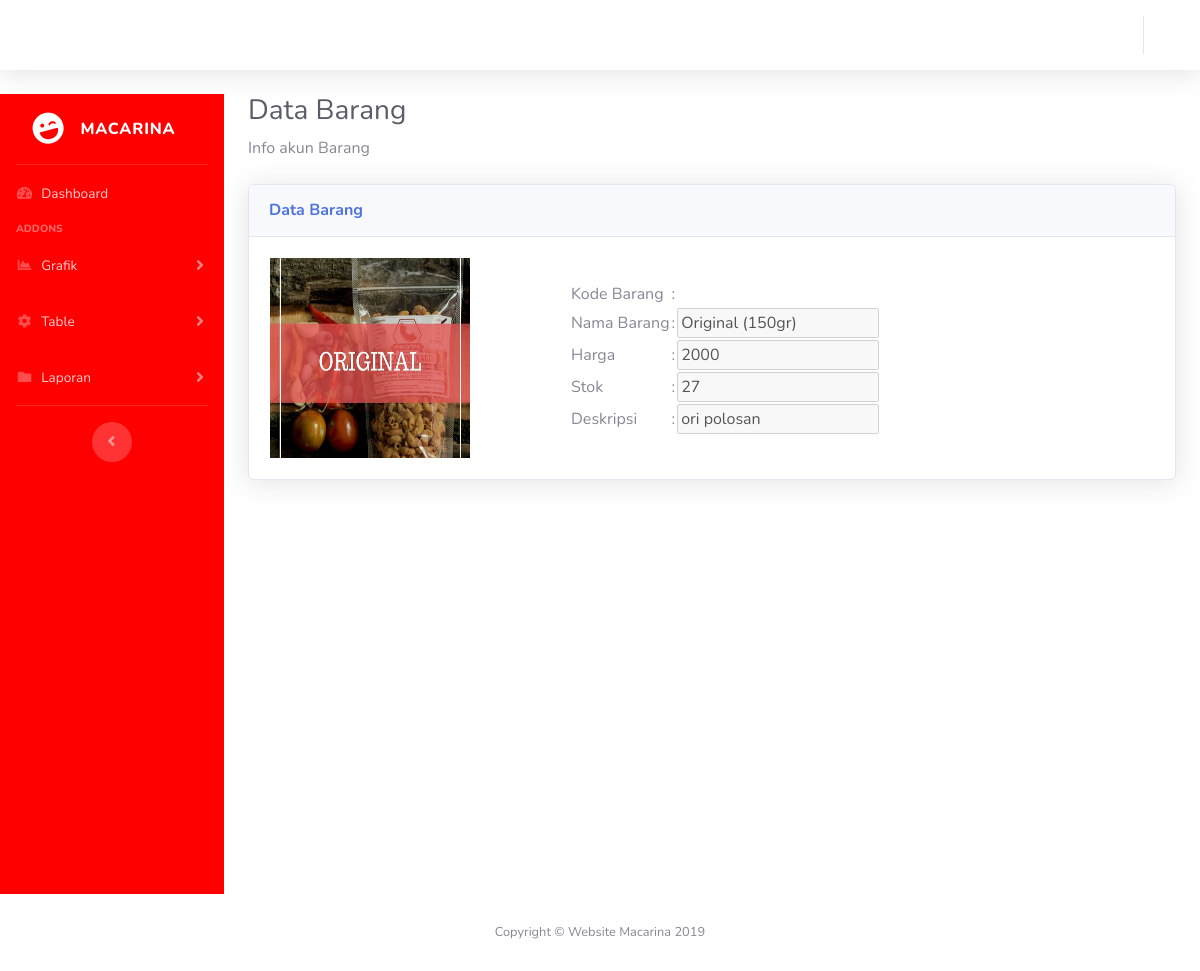
Screenshot of /admin/barang/detailBarang.php?txt_idbrg=2 with the database file from the repository.
### tables this page shows
CREATE TABLE `barang` (
  `kd_barang` int(11) NOT NULL,
  `nama_barang` varchar(50) NOT NULL,
  `harga` int(11) NOT NULL,
  `stok` int(11) NOT NULL,
  `gambar_brg` varchar(25) NOT NULL,
  `deskripsi` varchar(20) NOT NULL
);

### admin/barang/detailBarang.php (the view, shortened to what this page needs)
<!DOCTYPE html>
<html lang="en">
<head>
  <link href="../vendor/fontawesome-free/css/all.min.css" rel="stylesheet" type="text/css">
  <link href="../css/sb-admin-2.min.css" rel="stylesheet">
  <link href="../vendor/datatables/dataTables.bootstrap4.min.css" rel="stylesheet">
</head>
<?php
include_once "../topNavbar.php";
?>
  <div id="wrapper">
  <?php
include_once "../config/side.php";
?>
        <div class="container-fluid">
          <h1 class="h3 mb-2 text-gray-800">Data Barang</h1>
          <p class="mb-4">Info akun Barang</p>
          <div class="card shadow mb-4">
            <div class="card-header py-3">
              <h6 class="m-0 font-weight-bold text-primary">Data Barang</h6>
            </div>
            <div class="card-body">
            <?php
            include "../config/config.php";
            $id = $_GET['txt_idbrg'];
            $query_mysql = mysqli_query($koneksi,"SELECT barang.* , barang.kd_barang
            FROM barang
              WHERE barang.kd_barang = $id");
            while($data = mysqli_fetch_array($query_mysql)){
          ?>
            <form method ="POST" action="">
            <table>
              <tr>
              <td width ="300"><?php echo "<img src='../img/barang/".$data['gambar_brg']."' width='200px' height='200px'/>" ?></td>
              <td>
              <table border="0">
                    <tr>
                        <td>Kode Barang</td>
                        <td>:</td>
                        <td><input type="hidden" name="txt_idbrg" value="<?php echo $data['kd_barang'] ?>"></td>
                    </tr>
                    <tr>
                        <td>Nama Barang</td>
                        <td>:</td>
                        <td><input disabled type="text" name="txt_nama_brg" value="<?php echo $data['nama_barang'] ?>"></td>
                    </tr>
                    <tr>
                        <td>Harga</td>
                        <td>:</td>
                        <td><input disabled type="number" name="txt_harga" value="<?php echo $data['harga'] ?>" ></td>
                    </tr>
                    <tr>
                        <td>Stok </td>
                        <td>:</td>
                        <td><input disabled type="number" name="txt_stok" value="<?php echo $data['stok'] ?>"> </td>
                    </tr>
                    <tr>
                        <td>Deskripsi </td>
                        <td>:</td>
                        <td><input disabled type="textarea" name="txt_desc" value="<?php echo $data['deskripsi'] ?>"> </td>
                    </tr>
                </table>
              </td>
            </tr>
            </table>
            </form>
            <?php } ?>
            </div>
          </div>
        </div>
      </div>
      <?php
      include_once "../footer.php";
      ?>
    </div>
  </div>
</body>
</html>

### rows the page displays
barang: gambar_brg (picture), txt_nama_brg "Original (150gr)", txt_harga "2000", txt_stok "27", txt_desc "ori polosan"
